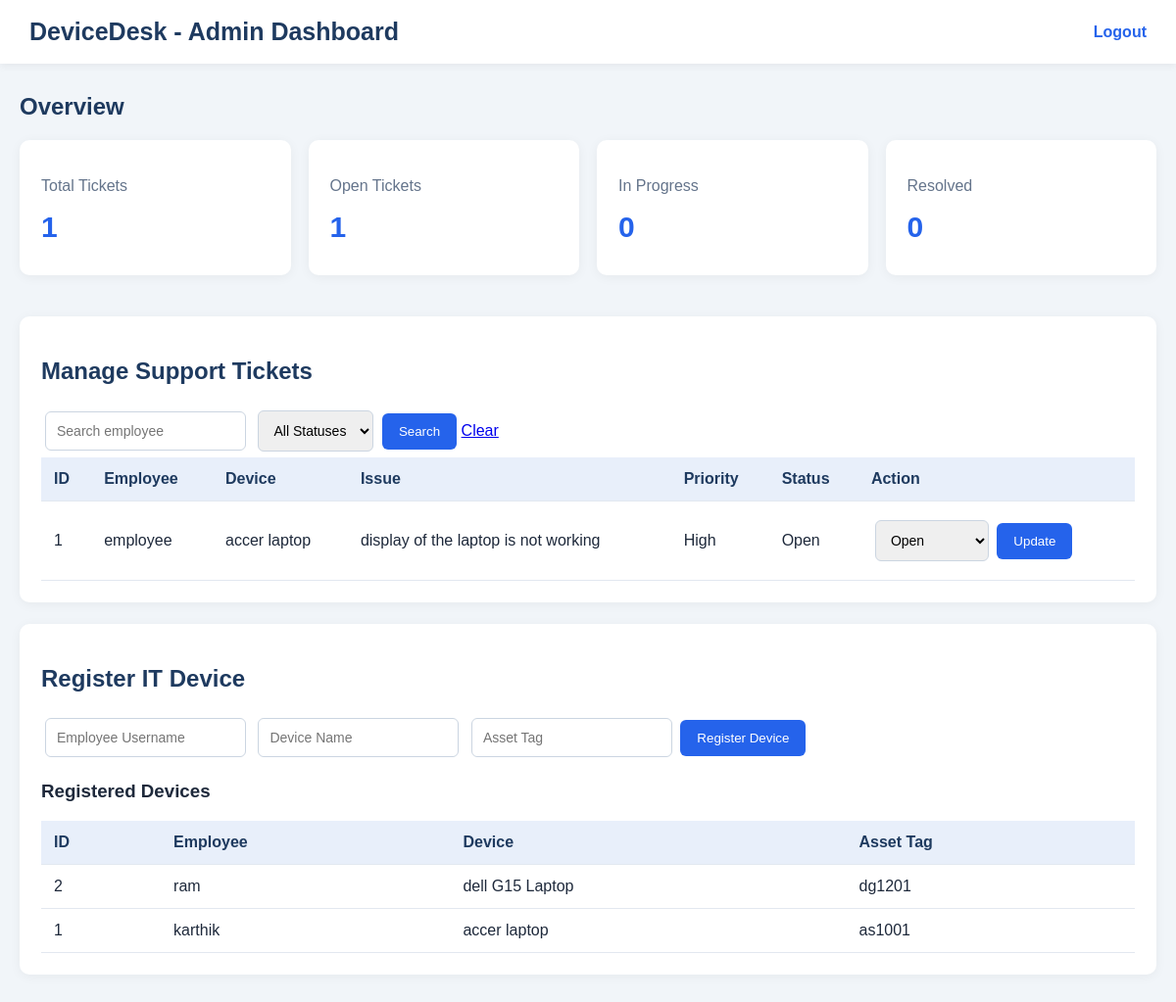
Page /admin (signed in) on the committed database.
### tables this page shows
CREATE TABLE tickets(id INTEGER PRIMARY KEY AUTOINCREMENT,name TEXT,device TEXT,issue TEXT,status TEXT,priority TEXT);

CREATE TABLE devices(id INTEGER PRIMARY KEY AUTOINCREMENT,employee TEXT,device TEXT,asset_tag TEXT);

### app.py (the view)
@app.route("/admin")
def admin():
    if session.get("role") != "admin":
        return redirect("/")
    search = request.args.get("search", "")
    status = request.args.get("status", "")
    con = connect()
    query = "SELECT * FROM tickets WHERE name LIKE ?"
    values = ["%" + search + "%"]
    if status:
        query += " AND status=?"
        values.append(status)
    tickets = con.execute(
        query + " ORDER BY id DESC", values
    ).fetchall()
    devices = con.execute(
        "SELECT * FROM devices ORDER BY id DESC"
    ).fetchall()
    all_tickets = con.execute("SELECT status FROM tickets").fetchall()
    stats = {
        "total": len(all_tickets),
        "open": sum(t["status"] == "Open" for t in all_tickets),
        "progress": sum(t["status"] == "In Progress" for t in all_tickets),
        "resolved": sum(t["status"] == "Resolved" for t in all_tickets)
    }
    con.close()
    return render_template(
        "admin.html", tickets=tickets,
        devices=devices, stats=stats,
        search=search, selected_status=status
    )

### app.py (called while the page is built)
def connect():
    con = sqlite3.connect("devices.db")
    con.row_factory = sqlite3.Row
    return con

### templates/admin.html (shortened to what this page needs)
<!DOCTYPE html>
<html>
<head>
    <link rel="stylesheet" href="/static/style.css">
</head>
<body>
<header>
    <h1>DeviceDesk - Admin Dashboard</h1>
    <a href="/logout">Logout</a>
</header>
<main>
    <h2>Overview</h2>
    <section class="cards">
        <div class="card">
            <p>Total Tickets</p>
            <h2>{{stats.total}}</h2>
        </div>
        <div class="card">
            <p>Open Tickets</p>
            <h2>{{stats.open}}</h2>
        </div>
        <div class="card">
            <p>In Progress</p>
            <h2>{{stats.progress}}</h2>
        </div>
        <div class="card">
            <p>Resolved</p>
            <h2>{{stats.resolved}}</h2>
        </div>
    </section>
    <section class="panel">
        <h2>Manage Support Tickets</h2>
        <form method="GET" action="/admin">
            <input name="search" value="{{search}}"
                   placeholder="Search employee">
            <select name="status">
                <option value="">All Statuses</option>
            </select>
            <button>Search</button>
            <a href="/admin">Clear</a>
        </form>
        <div class="table-wrap">
        <table>
            <tr>
                <th>ID</th>
                <th>Employee</th>
                <th>Device</th>
                <th>Issue</th>
                <th>Priority</th>
                <th>Status</th>
                <th>Action</th>
            </tr>
            {% for t in tickets %}
            <tr>
                <td>{{t.id}}</td>
                <td>{{t.name}}</td>
                <td>{{t.device}}</td>
                <td>{{t.issue}}</td>
                <td>{{t.priority}}</td>
                <td>{{t.status}}</td>
                <td>
                    <form action="/update/{{t.id}}" method="POST">
                        <select name="status">
                            <option {% if t.status == 'Open' %}selected{% endif %}>Open</option>
                        </select>
                        <button>Update</button>
                    </form>
                </td>
            </tr>
            {% else %}
            <tr><td colspan="7">No tickets available.</td></tr>
            {% endfor %}
        </table>
        </div>
    </section>
    <section class="panel">
        <h2>Register IT Device</h2>
        <form action="/device" method="POST">
            <input name="employee" placeholder="Employee Username" required>
            <input name="device" placeholder="Device Name" required>
            <input name="asset_tag" placeholder="Asset Tag" required>
            <button type="submit">Register Device</button>
        </form>
        <h3>Registered Devices</h3>
        <table>
            <tr>
                <th>ID</th>
                <th>Employee</th>
                <th>Device</th>
                <th>Asset Tag</th>
            </tr>
            {% for d in devices %}
            <tr>
                <td>{{d.id}}</td>
                <td>{{d.employee}}</td>
                <td>{{d.device}}</td>
                <td>{{d.asset_tag}}</td>
            </tr>
            {% else %}
            <tr><td colspan="4">No devices registered.</td></tr>
            {% endfor %}
        </table>
    </section>
</main>
</body>
</html>

### static/style.css (style rules this page uses)
* { box-sizing: border-box; }
body { margin: 0; font-family: Arial, sans-serif; background: #f1f5f9; color: #1e293b; }
header { background: white; padding: 18px 30px; display: flex; justify-content: space-between; align-items: center; box-shadow: 0 2px 8px #00000010; }
header h1 { color: #1e3a5f; margin: 0; font-size: 25px; }
header a { color: #2563eb; text-decoration: none; font-weight: bold; }
main { max-width: 1200px; margin: 30px auto; padding: 0 20px; }
h2 { color: #1e3a5f; }
.panel, .card, .login-box { background: white; padding: 22px; border-radius: 10px; box-shadow: 0 2px 12px #0000000d; margin-bottom: 22px; }
.cards { display: grid; grid-template-columns: repeat(4, 1fr); gap: 18px; margin: 20px 0; }
.card p { color: #64748b; }
.card h2 { font-size: 30px; color: #2563eb; margin: 10px 0; }
input, select, textarea { padding: 11px; border: 1px solid #cbd5e1; border-radius: 6px; margin: 6px 4px; font-size: 14px; }
input { min-width: 180px; }
button { background: #2563eb; color: white; border: none; padding: 11px 17px; border-radius: 6px; cursor: pointer; }
table { width: 100%; border-collapse: collapse; background: white; }
th { background: #e8effa; color: #1e3a5f; text-align: left; }
th, td { padding: 13px; border-bottom: 1px solid #e2e8f0; }
.table-wrap { overflow-x: auto; }

### rows in the picture
tickets: id "1", name "employee", device "accer laptop", issue "display of the laptop is not working", priority "High", status "Open"
devices: id "2", employee "ram", device "dell G15 Laptop", asset_tag "dg1201"
devices: id "1", employee "karthik", device "accer laptop", asset_tag "as1001"

### other values in the picture
{{ stats.total }} "1"
{{ stats.open }} "1"
{{ stats.progress }} "0"
{{ stats.resolved }} "0"
